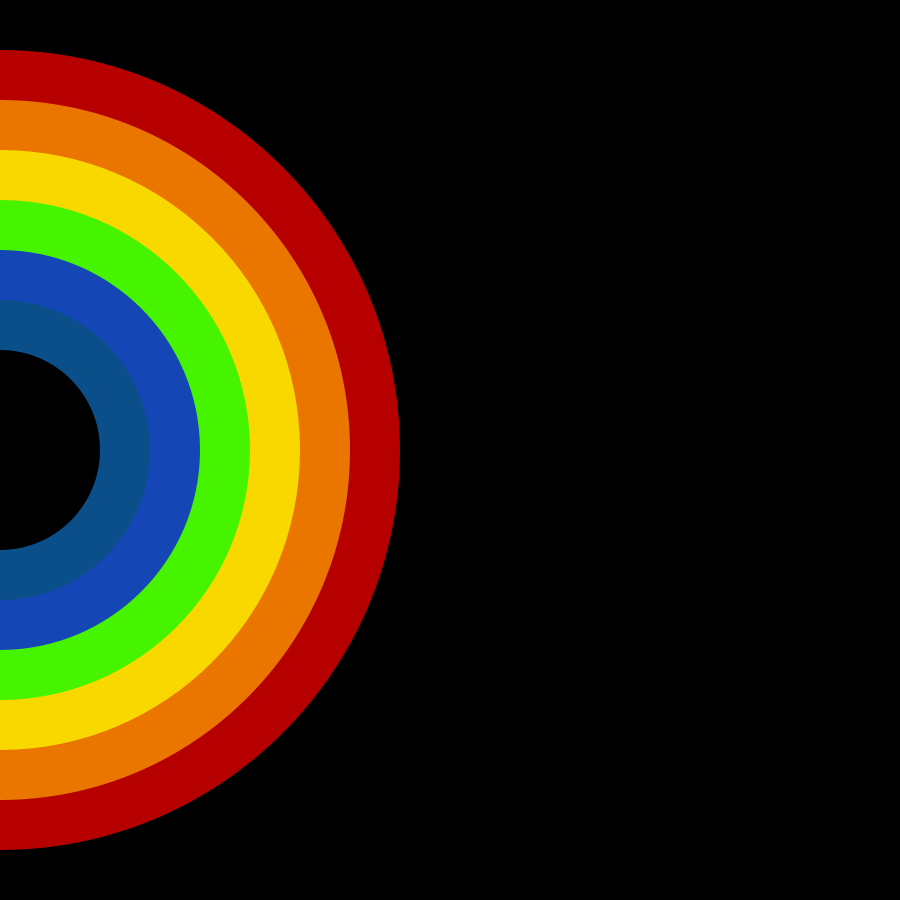
Frame 1 (no input)
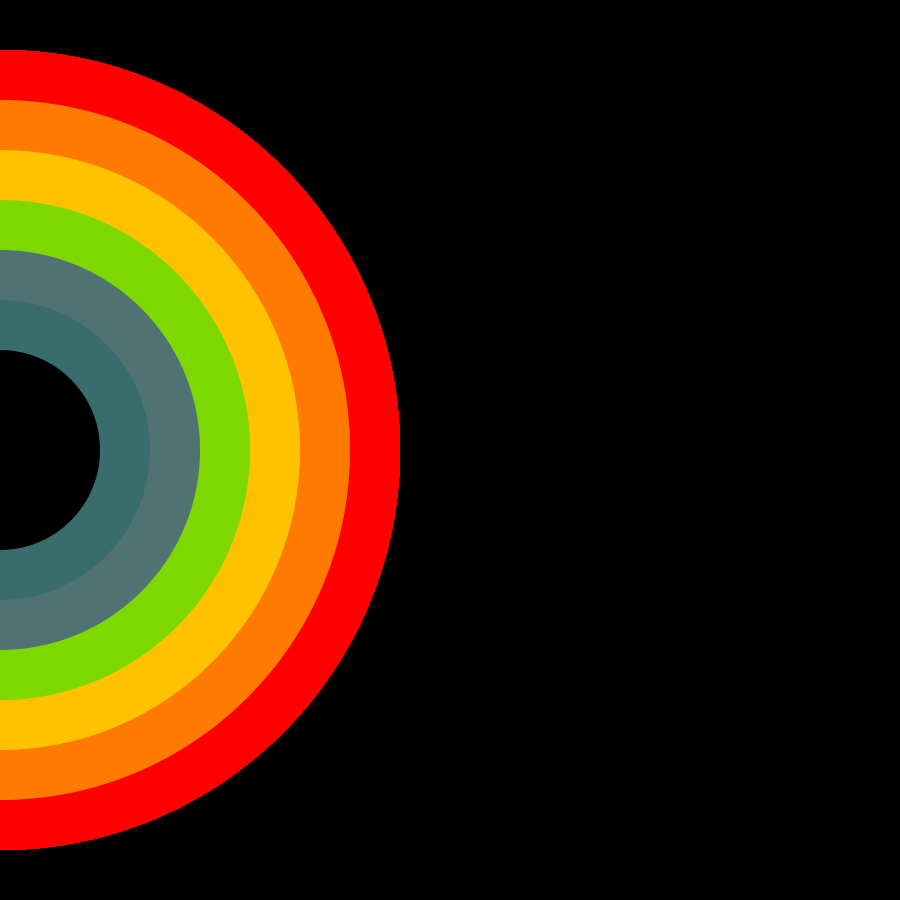
Frame 60 (the mouse pressed at the canvas centre just before this capture)
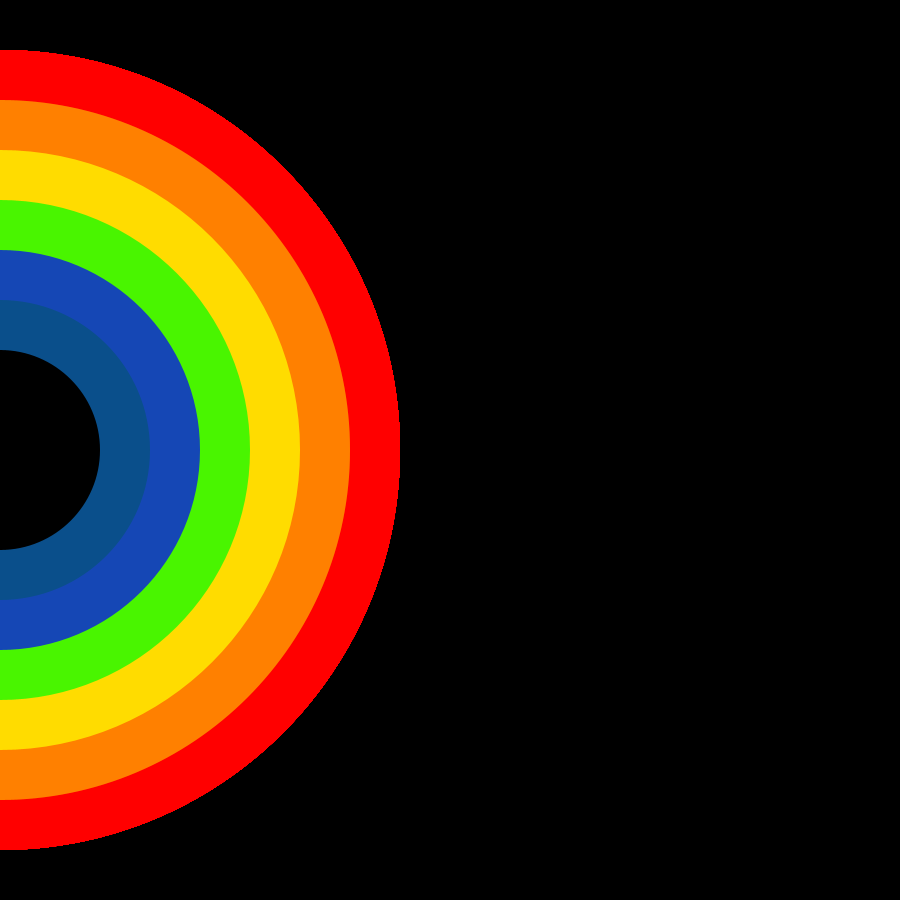
Frame 120 (the mouse held since frame 60 and released just before this capture)

The Processing sketch that drew these frames (run headless with seeded random() and noise(); from frame 60 on, the mouse is pressed at the canvas centre):

// Processing sketch: sketch_2sun
// ── sketch_2sun.pde
float h;

void setup() {
size(900,900);
background(0);
noStroke();
}

void draw() {
  h = random(50,255);
  
fill(255,0,0,h);
ellipse(0,450,800,800);

fill(255,165,0,h);
ellipse(0,450,700,700);

fill(255,255,0,h);
ellipse(0,450,600,600);

fill(0,255,0,h);
ellipse(0,450,500,500);

fill(0,0,255,h);
ellipse(0,450,400,400);

fill(6,82,121,h);
ellipse(0,450,300,300);

fill(0);
ellipse(0,450,200,200);

}
